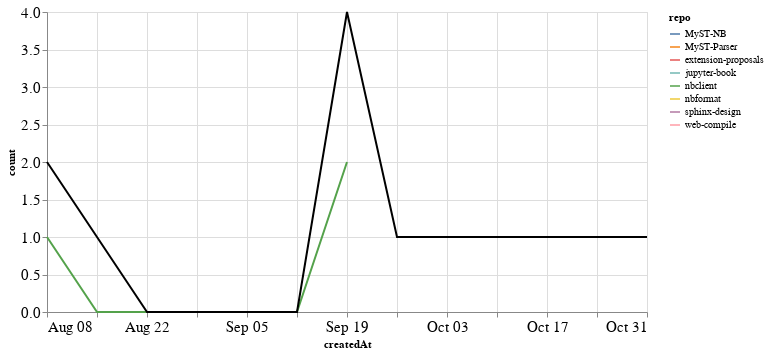

The notebook cell this image was saved under:
### Markdown cell above
### PRs

### Code cell
prs_time = prs.groupby('repo').resample('W', on='createdAt').count()['author'].reset_index()
prs_time = prs_time.rename(columns={'author': 'count'})
prs_time_total = prs_time.groupby('createdAt').agg({"count": "sum"}).reset_index()

ch1 = alt.Chart(prs_time, width=600).mark_line().encode(
    x='createdAt',
    y='count',
    color='repo',
    tooltip="repo"
)

ch2 = alt.Chart(prs_time_total, width=600).mark_line(color="black").encode(
    x='createdAt',
    y='count',
)

ch1 + ch2

### Figure 1 — Vega-Lite specification as saved in the notebook (floating-point values rounded to 4 significant figures)
{"config": {"axisLeft": {"labelFontSize": 15}, "axisBottom": {"labelFontSize": 15}}, "layer": [{"data": {"name": "data-8b75fae0da46f2dbfb96165a0b09c2a3"}, "mark": "line", "encoding": {"color": {"type": "nominal", "field": "repo"}, "tooltip": {"type": "nominal", "field": "repo"}, "x": {"type": "temporal", "field": "createdAt"}, "y": {"type": "quantitative", "field": "count"}}, "width": 600}, {"data": {"name": "data-b27a5e33f90c517590d36291d10b10b5"}, "mark": {"type": "line", "color": "black"}, "encoding": {"x": {"type": "temporal", "field": "createdAt"}, "y": {"type": "quantitative", "field": "count"}}, "width": 600}], "$schema": "https://vega.github.io/schema/vega-lite/v4.8.1.json", "datasets": {"data-8b75fae0da46f2dbfb96165a0b09c2a3": [{"repo": "MyST-NB", "createdAt": "2021-10-03T00:00:00", "count": 1}, {"repo": "MyST-Parser", "createdAt": "2021-08-08T00:00:00", "count": 1}, {"repo": "extension-proposals", "createdAt": "2021-09-19T00:00:00", "count": 1}, {"repo": "jupyter-book", "createdAt": "2021-08-15T00:00:00", "count": 1}, {"repo": "nbclient", "createdAt": "2021-08-08T00:00:00", "count": 1}, {"repo": "nbclient", "createdAt": "2021-08-15T00:00:00", "count": 0}, {"repo": "nbclient", "createdAt": "2021-08-22T00:00:00", "count": 0}, {"repo": "nbclient", "createdAt": "2021-08-29T00:00:00", "count": 0}, {"repo": "nbclient", "createdAt": "2021-09-05T00:00:00", "count": 0}, {"repo": "nbclient", "createdAt": "2021-09-12T00:00:00", "count": 0}, {"repo": "nbclient", "createdAt": "2021-09-19T00:00:00", "count": 2}, {"repo": "nbformat", "createdAt": "2021-09-19T00:00:00", "count": 1}, {"repo": "sphinx-design", "createdAt": "2021-10-31T00:00:00", "count": 1}, {"repo": "web-compile", "createdAt": "2021-09-26T00:00:00", "count": 1}], "data-b27a5e33f90c517590d36291d10b10b5": [{"createdAt": "2021-08-08T00:00:00", "count": 2}, {"createdAt": "2021-08-15T00:00:00", "count": 1}, {"createdAt": "2021-08-22T00:00:00", "count": 0}, {"createdAt": "2021-08-29T00:00:00", "count": 0}, {"createdAt": "2021-09-05T00:00:00", "count": 0}, {"createdAt": "2021-09-12T00:00:00", "count": 0}, {"createdAt": "2021-09-19T00:00:00", "count": 4}, {"createdAt": "2021-09-26T00:00:00", "count": 1}, {"createdAt": "2021-10-03T00:00:00", "count": 1}, {"createdAt": "2021-10-31T00:00:00", "count": 1}]}}
